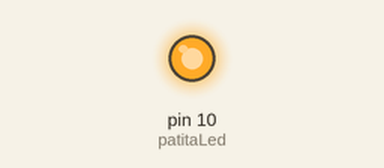
This sketch was run on a simulated Arduino Uno, built with avr-gcc and run on an emulated ATmega328P. Parts: output pins drawn as LEDs (lit = HIGH).

Above: at 0.1 s.
At 31.5 s:
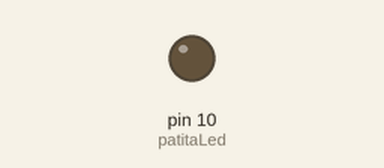
Timing chart, 0 to 40.0 s (numbered marks = the images above):
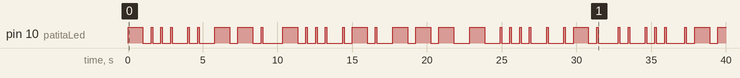

The sketch:

sketch_sep29aBigb.ino
```cpp
int patitaLed = 10;
void setup() {
  //la patita 13 se va a comportar como SALIDA
  pinMode(patitaLed, OUTPUT);
}
void loop() {
  //Vamos a hacer una A en morse (.-)
  //2 argumentos: la patita, y si es HIGH o LOW

  // el .
  //punto();
  // la -
  //raya();


// FRASE "Big Brother is watching you"
raya();punto();punto(); punto();//B
delay(500);
punto();punto();                //I
delay(500);
raya();raya(); punto();              //G

delay(800);

raya();punto();punto(); punto();//B
delay(500);
punto();raya();punto();         //R
delay(500);
raya();raya();raya();           //O
delay(500);
raya();                         //T
 delay(500);
punto();punto();punto();punto();//H
delay(500);
punto();                        //E
delay(500);
punto();raya();punto();         //R
delay(800);

punto();punto();                //I
delay(500);
punto();punto();punto();        //S
delay(700);

punto();raya();raya();          //W
delay(500);
punto();raya();                 //A
delay(500);
raya();                         //T
delay(500);
raya();punto();raya();punto();  //C
delay(500);
punto();punto();punto();punto();//H
delay(500);
punto();punto();                //I
delay(500);
raya();punto();                 //N
delay(500);
raya();raya();punto();          //G
delay(800);

raya();punto();raya();raya();   //Y
delay(500);
raya();raya();raya();           //O
delay(500);
punto();punto();raya();         //U
delay(500);

  delay(2200); //para cerrar la letra
}

void punto(){
  // esta función va a escribir un punto en mi led
  // el .
  digitalWrite(patitaLed, HIGH);
  delay(100); //delay se coloca en milisegundos
  digitalWrite(patitaLed, LOW);
  delay(550);
}

void raya(){
  digitalWrite(patitaLed, HIGH);
  delay(1000); //delay se coloca en milisegundos
  digitalWrite(patitaLed, LOW);
  delay(550);
}
```

Measured:
- by itself, pin 10 (patitaLed): LOW → HIGH at 0.00 s, → LOW 1.0 s later, → HIGH 0.55 s later, → LOW 0.10 s later, … (71 changes in this stretch)
